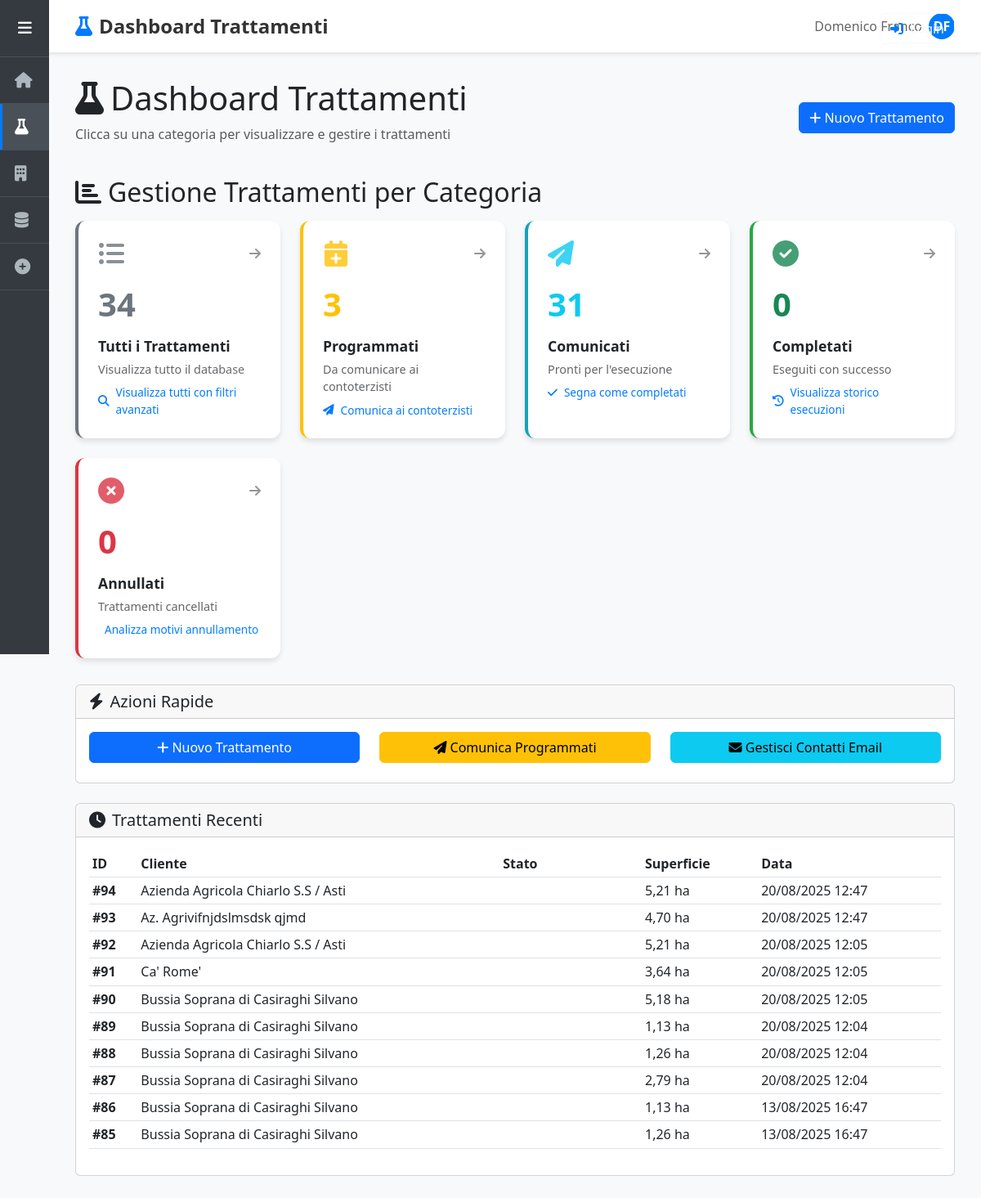
Screenshot of /trattamenti/ with the database file from the repository.
### domenico/models.py (models this page shows, shortened)
class Trattamento(models.Model):
    STATI_CHOICES = [
        ('programmato', 'Programmato'),
        ('comunicato', 'Comunicato'),
        ('completato', 'Completato'),
        ('annullato', 'Annullato'),
    ]
    cliente = models.ForeignKey(Cliente, on_delete=models.CASCADE, related_name='trattamenti')
    cascina = models.ForeignKey(Cascina, on_delete=models.CASCADE, null=True, blank=True, related_name='trattamenti')
    terreni = models.ManyToManyField(Terreno, blank=True, related_name='trattamenti')
    LIVELLI_APPLICAZIONE = [
        ('cliente', 'Intera Azienda'),
        ('cascina', 'Cascina'),
        ('terreno', 'Terreni Selezionati'),
    ]
    livello_applicazione = models.CharField(
        max_length=20,
        choices=LIVELLI_APPLICAZIONE,
        default='cliente',
        help_text="Specifica il livello di applicazione del trattamento"
    )
    data_inserimento = models.DateTimeField(auto_now_add=True)
    data_comunicazione = models.DateTimeField(null=True, blank=True)
    data_esecuzione = models.DateField(null=True, blank=True)
    stato = models.CharField(
        max_length=20,
        choices=STATI_CHOICES,
        default='programmato',
        help_text="Stato attuale del trattamento"
    )
    class Meta:
        ordering = ['-data_inserimento']
        verbose_name = 'Trattamento'
        verbose_name_plural = 'Trattamenti'
    def get_superficie_interessata(self):
        from decimal import Decimal
        try:
            if self.livello_applicazione == 'cliente':
                superficie = self.cliente.get_superficie_totale()
            elif self.livello_applicazione == 'cascina' and self.cascina:
                superficie = self.cascina.get_superficie_totale()
            elif self.livello_applicazione == 'terreno':
                superficie = sum(terreno.superficie for terreno in self.terreni.all())
            else:
                superficie = 0
            return Decimal(str(superficie)) if superficie else Decimal('0')
        except Exception as e:
            print(f"Errore calcolo superficie trattamento {self.id}: {e}")
            return Decimal('0')

class Cliente(models.Model):
    nome = models.CharField(max_length=200)
    creato_il = models.DateTimeField(auto_now_add=True)
    def get_superficie_totale(self):
        from decimal import Decimal
        try:
            superficie = sum(cascina.get_superficie_totale() for cascina in self.cascine.all())
            return Decimal(str(superficie))
        except Exception:
            return Decimal('0')

class Cascina(models.Model):
    nome = models.CharField(max_length=200)
    cliente = models.ForeignKey(Cliente, on_delete=models.CASCADE, related_name='cascine')
    contoterzista = models.ForeignKey(
        Contoterzista,
        on_delete=models.SET_NULL,
        null=True,
        blank=True,
        related_name='cascine',
        help_text="Contoterzista responsabile per questa cascina (opzionale)"
    )
    def get_superficie_totale(self):
        from decimal import Decimal
        try:
            superficie = sum(terreno.superficie for terreno in self.terreni.all())
            return Decimal(str(superficie))
        except Exception:
            return Decimal('0')

class Terreno(models.Model):
    nome = models.CharField(max_length=200)
    cascina = models.ForeignKey(Cascina, on_delete=models.CASCADE, related_name='terreni')
    superficie = models.DecimalField(
        max_digits=10,
        decimal_places=2,
        validators=[MinValueValidator(0.01)],
        help_text="Superficie in ettari"
    )
    class Meta:
        verbose_name = "Terreno"
        verbose_name_plural = "Terreni"

### domenico/views.py (the view)
# urls.py: path('trattamenti/', views.trattamenti, name='trattamenti'),
def trattamenti(request):
    view_type = request.GET.get('view', 'dashboard')
    if view_type == 'dashboard':
        return trattamenti_dashboard(request)
    else:
        return trattamenti_table(request, view_type)

### domenico/views.py (called while the page is built)
def trattamenti_dashboard(request):
    from django.db.models import Count
    stats = {
        'totali': Trattamento.objects.count(),
        'programmati': Trattamento.objects.filter(stato='programmato').count(),
        'comunicati': Trattamento.objects.filter(stato='comunicato').count(),
        'completati': Trattamento.objects.filter(stato='completato').count(),
        'annullati': Trattamento.objects.filter(stato='annullato').count(),
    }
    trattamenti_recenti = Trattamento.objects.select_related(
        'cliente', 'cascina', 'cascina__contoterzista'
    ).prefetch_related('terreni')[:10]
    context = {
        'stats': stats,
        'trattamenti_recenti': trattamenti_recenti,
    }
    return render(request, 'trattamenti.html', context)

### domenico/templates/trattamenti.html (shortened to what this page needs)
{% extends 'base.html' %}
{% block page_title %}Dashboard Trattamenti{% endblock %}
{% block page_icon %}<i class="fas fa-flask"></i>{% endblock %}
{% block content %}
<div class="d-flex justify-content-between align-items-center mb-4">
    <div>
        <h1><i class="fas fa-flask me-2"></i>Dashboard Trattamenti</h1>
        <p class="text-muted">Clicca su una categoria per visualizzare e gestire i trattamenti</p>
    </div>
    <div>
        <a href="{% url 'inserisci' %}" class="btn btn-primary">
            <i class="fas fa-plus"></i> Nuovo Trattamento
        </a>
    </div>
</div>
<div class="stats-overview">
    <h2 class="mb-3">
        <i class="fas fa-chart-bar me-2"></i>Gestione Trattamenti per Categoria
    </h2>
    <div class="stats-grid">
        <a href="?view=tutti" class="stat-card totali">
            <div class="stat-icon">
                <i class="fas fa-list-ul text-secondary"></i>
                <i class="fas fa-arrow-right nav-indicator"></i>
            </div>
            <div class="stat-number text-secondary">{{ stats.totali }}</div>
            <div class="stat-label">Tutti i Trattamenti</div>
            <div class="stat-sublabel">Visualizza tutto il database</div>
            <div class="stat-action">
                <i class="fas fa-search"></i>
                Visualizza tutti con filtri avanzati
            </div>
        </a>
        <a href="?view=programmati" class="stat-card programmati">
            <div class="stat-icon">
                <i class="fas fa-calendar-plus text-warning"></i>
                <i class="fas fa-arrow-right nav-indicator"></i>
            </div>
            <div class="stat-number text-warning">{{ stats.programmati }}</div>
            <div class="stat-label">Programmati</div>
            <div class="stat-sublabel">Da comunicare ai contoterzisti</div>
            <div class="stat-action">
                <i class="fas fa-paper-plane"></i>
                Comunica ai contoterzisti
            </div>
        </a>
        <a href="?view=comunicati" class="stat-card comunicati">
            <div class="stat-icon">
                <i class="fas fa-paper-plane text-info"></i>
                <i class="fas fa-arrow-right nav-indicator"></i>
            </div>
            <div class="stat-number text-info">{{ stats.comunicati }}</div>
            <div class="stat-label">Comunicati</div>
            <div class="stat-sublabel">Pronti per l'esecuzione</div>
            <div class="stat-action">
                <i class="fas fa-check"></i>
                Segna come completati
            </div>
        </a>
        <a href="?view=completati" class="stat-card completati">
            <div class="stat-icon">
                <i class="fas fa-check-circle text-success"></i>
                <i class="fas fa-arrow-right nav-indicator"></i>
            </div>
            <div class="stat-number text-success">{{ stats.completati }}</div>
            <div class="stat-label">Completati</div>
            <div class="stat-sublabel">Eseguiti con successo</div>
            <div class="stat-action">
                <i class="fas fa-history"></i>
                Visualizza storico esecuzioni
            </div>
        </a>
        <a href="?view=annullati" class="stat-card annullati">
            <div class="stat-icon">
                <i class="fas fa-times-circle text-danger"></i>
                <i class="fas fa-arrow-right nav-indicator"></i>
            </div>
            <div class="stat-number text-danger">{{ stats.annullati }}</div>
            <div class="stat-label">Annullati</div>
            <div class="stat-sublabel">Trattamenti cancellati</div>
            <div class="stat-action">
                Analizza motivi annullamento
            </div>
        </a>
    </div>
</div>
<div class="quick-actions mt-4">
    <div class="card">
        <div class="card-header">
            <h5 class="mb-0">
                <i class="fas fa-bolt me-2"></i>Azioni Rapide
            </h5>
        </div>
        <div class="card-body">
            <div class="row">
                <div class="col-md-4">
                    <a href="{% url 'inserisci' %}" class="btn btn-primary w-100 mb-2">
                        <i class="fas fa-plus"></i> Nuovo Trattamento
                    </a>
                </div>
                <div class="col-md-4">
                    <a href="?view=programmati" class="btn btn-warning w-100 mb-2">
                        <i class="fas fa-paper-plane"></i> Comunica Programmati
                    </a>
                </div>
                <div class="col-md-4">
                    <a href="{% url 'contatti_email' %}" class="btn btn-info w-100 mb-2">
                        <i class="fas fa-envelope"></i> Gestisci Contatti Email
                    </a>
                </div>
            </div>
        </div>
    </div>
</div>
{% if trattamenti_recenti %}
<div class="recent-treatments mt-4">
    <div class="card">
        <div class="card-header">
            <h5 class="mb-0">
                <i class="fas fa-clock me-2"></i>Trattamenti Recenti
            </h5>
        </div>
        <div class="card-body">
            <div class="table-responsive">
                <table class="table table-sm">
                    <thead>
                        <tr>
                            <th>ID</th>
                            <th>Cliente</th>
                            <th>Stato</th>
                            <th>Superficie</th>
                            <th>Data</th>
                        </tr>
                    </thead>
                    <tbody>
                        {% for trattamento in trattamenti_recenti %}
                        <tr>
                            <td><strong>#{{ trattamento.id }}</strong></td>
                            <td>{{ trattamento.cliente.nome }}</td>
                            <td>
                                <span class="badge bg-{{ trattamento.stato }}">
                                </span>
                            </td>
                            <td>{{ trattamento.get_superficie_interessata|floatformat:2 }} ha</td>
                            <td>{{ trattamento.data_inserimento|date:"d/m/Y H:i" }}</td>
                        </tr>
                        {% endfor %}
                    </tbody>
                </table>
            </div>
        </div>
    </div>
</div>
{% endif %}
{% endblock %}

### domenico/templates/base.html (style rules this page uses)
:root { --sidebar-width: 60px; --sidebar-expanded-width: 200px; --sidebar-bg: #343a40; --sidebar-hover: #495057; --primary-color: #007bff; }
body { background-color: #f8f9fa; font-family: 'Segoe UI', Tahoma, Geneva, Verdana, sans-serif; }
.page-title i { margin-right: 0.5rem; color: var(--primary-color); }

### domenico/templates/trattamenti.html (style rules this page uses)
.stats-grid { display: grid; grid-template-columns: repeat(auto-fit, minmax(250px, 1fr)); gap: 1.5rem; margin-bottom: 2rem; }
.stat-card { background: white; border-radius: 12px; padding: 1.5rem; box-shadow: 0 4px 6px rgba(0, 0, 0, 0.1); transition: all 0.3s ease; border-left: 4px solid; text-decoration: none; color: inherit; display: block; position: relative; overflow: hidden; }
.stat-card::after { content: ''; position: absolute; top: 0; right: -50px; width: 100px; height: 100%; background: linear-gradient(45deg, transparent, rgba(255,255,255,0.1), transparent); transform: skewX(-25deg); transition: right 0.5s ease; }
.stat-card.totali { border-left-color: #6c757d; }
.stat-card.programmati { border-left-color: #ffc107; }
.stat-card.comunicati { border-left-color: #17a2b8; }
.stat-card.completati { border-left-color: #28a745; }
.stat-card.annullati { border-left-color: #dc3545; }
.stat-icon { font-size: 2rem; margin-bottom: 1rem; opacity: 0.8; display: flex; align-items: center; justify-content: space-between; }
.stat-icon .nav-indicator { font-size: 1rem; opacity: 0.6; transition: all 0.3s ease; }
.stat-number { font-size: 2.5rem; font-weight: bold; margin-bottom: 0.5rem; }
.stat-label { font-size: 1.1rem; font-weight: 600; margin-bottom: 0.25rem; }
.stat-sublabel { font-size: 0.9rem; opacity: 0.7; margin-bottom: 0.5rem; }
.stat-action { font-size: 0.85rem; color: #007bff; font-weight: 500; display: flex; align-items: center; gap: 0.5rem; margin-top: 0.5rem; }

### rows the page displays
Trattamento: id "94", cliente.nome "Azienda Agricola Chiarlo S.S / Asti", get_superficie_interessata "5,21", data_inserimento "20/08/2025 12:47"
Trattamento: id "93", cliente.nome "Az. Agrivifnjdslmsdsk qjmd", get_superficie_interessata "4,70", data_inserimento "20/08/2025 12:47"
Trattamento: id "92", cliente.nome "Azienda Agricola Chiarlo S.S / Asti", get_superficie_interessata "5,21", data_inserimento "20/08/2025 12:05"
Trattamento: id "91", cliente.nome "Ca' Rome'", get_superficie_interessata "3,64", data_inserimento "20/08/2025 12:05"
Trattamento: id "90", cliente.nome "Bussia Soprana di Casiraghi Silvano", get_superficie_interessata "5,18", data_inserimento "20/08/2025 12:05"
Trattamento: id "89", cliente.nome "Bussia Soprana di Casiraghi Silvano", get_superficie_interessata "1,13", data_inserimento "20/08/2025 12:04"
Trattamento: id "88", cliente.nome "Bussia Soprana di Casiraghi Silvano", get_superficie_interessata "1,26", data_inserimento "20/08/2025 12:04"
Trattamento: id "87", cliente.nome "Bussia Soprana di Casiraghi Silvano", get_superficie_interessata "2,79", data_inserimento "20/08/2025 12:04"
Trattamento: id "86", cliente.nome "Bussia Soprana di Casiraghi Silvano", get_superficie_interessata "1,13", data_inserimento "13/08/2025 16:47"
Trattamento: id "85", cliente.nome "Bussia Soprana di Casiraghi Silvano", get_superficie_interessata "1,26", data_inserimento "13/08/2025 16:47"

### other values shown
{{ stats.totali }} "34"
{{ stats.programmati }} "3"
{{ stats.comunicati }} "31"
{{ stats.completati }} "0"
{{ stats.annullati }} "0"
